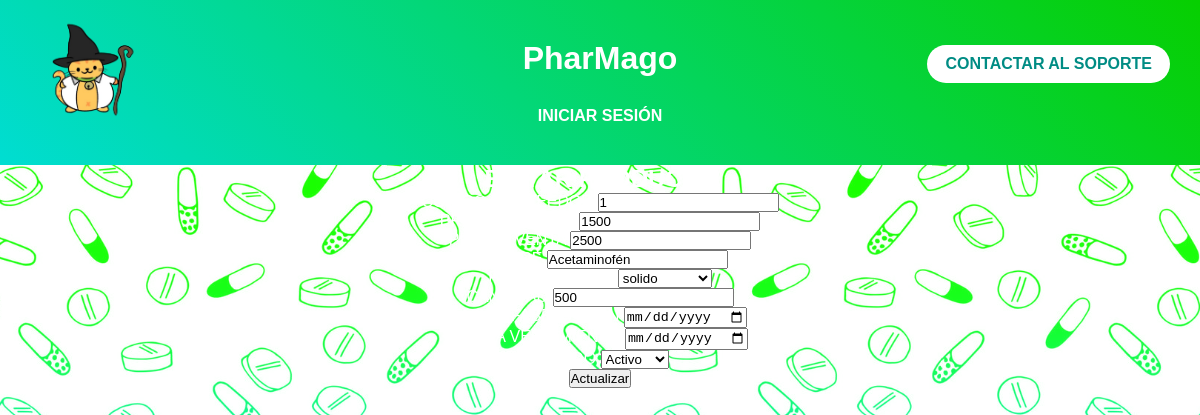
The page /admin/productos/productos_actualizar.php?id=17 (signed in) on the database its author committed.
### tables this page shows
CREATE TABLE `productos` (
  `cod_productos` int(11) NOT NULL,
  `cod_proveedor` int(11) NOT NULL,
  `precio_compra` varchar(50) NOT NULL,
  `precio_venta` varchar(50) NOT NULL,
  `nombre` varchar(50) DEFAULT NULL,
  `presentacion` enum('solido','liquido','semi-liquido','gaseoso') NOT NULL,
  `cantidad` varchar(50) NOT NULL,
  `imagen` varchar(50) NOT NULL,
  `descripcion` text DEFAULT NULL,
  `categoria` varchar(80) DEFAULT NULL,
  `estado` enum('activo','inactivo') NOT NULL
);

### admin/productos/productos_actualizar.php (the view, shortened to what this page needs)
<?php
include("../../conexion.php");
    $id=$_GET["id"];
    $stmt=$conn->prepare("select * from productos where cod_productos=?");
    $stmt->bind_param("i",$id);
    $stmt->execute();
    $user=$stmt->get_result()->fetch_assoc();
?>
    <!DOCTYPE html>
    <html lang="en">
    <head>
         <link rel="stylesheet" href="../css/general.css">
    </head>
    <header>
        <div class="contenedor">
            <img src="../imagenes/logo.png" alt="Logo PharMago">
        </div>
        <div class="contenedor1">
            <a href="soporte.php" class="button">
                CONTACTAR AL SOPORTE
            </a>
        </div>
        <h1>PharMago</h1>
        <nav>
            <a href="../iniciarsesion.php">INICIAR SESIÓN</a>
        </nav>
    </header>
    <body>
        <div class="container">
    <h2>EDITAR PRODUCTO</h2>
<form method="POST" action="">
    <label>CODIGO PROVEEDOR</label>
    <input type="number" name="cod_proveedor" value="<?php echo $user['cod_proveedor']; ?>"><br>
    <label>PRECIO COMPRA</label>
    <input type="number" step="0.01" name="precio_compra" value="<?php echo $user['precio_compra']; ?>"><br>
    <label>PRECIO VENTA</label>
    <input type="number" step="0.01" name="precio_venta" value="<?php echo $user['precio_venta']; ?>"><br>
    <label>NOMBRE</label>
    <input type="text" name="nombre" value="<?php echo $user['nombre']; ?>"><br>
    <label>PRESENTACION</label>
    <select name="presentacion">
    <option value="Solido" <?php if($user['presentacion']=="solido") echo "selected"; ?>>solido</option>
    </select><br>
    <label>CANTIDAD</label>
    <input type="number" name="cantidad" value="<?php echo $user['cantidad']; ?>"><br>
    <label>FECHA FABRICACION</label>
    <input type="date" name="fecha_fabricacion" value="<?php echo $user['fecha_fabricacion']; ?>"><br>
    <label>FECHA VENCIMIENTO</label>
    <input type="date" name="fecha_vencimiento" value="<?php echo $user['fecha_vencimiento']; ?>"><br>
    <label>ESTADO</label>
    <select name="estado">
        <option value="1" <?php if($user['estado']==1) echo "selected"; ?>>Activo</option>
    </select><br>
    <button name="actualizar">Actualizar</button>
</form>
</div>
    </body>
    </html>

### css/general.css (style rules this page uses)
* { margin:0; padding:0; box-sizing:border-box; }
html { height:100%; }
body { min-height:100vh; display:flex; flex-direction:column; font-family:'Franklin Gothic Medium','Arial Narrow',Arial,sans-serif; text-align:center; color:white; position:relative; }
body::before { content:""; position:fixed; inset:0; background:url("../imagenes/fondo.png") center center/cover no-repeat; z-index:-1; }
header { background:linear-gradient(45deg,#00ddd2,#07cf00); color:white; padding:40px 20px; position:relative; animation:fadeIn 1.5s ease; }
header h1 { display:inline-block; margin-bottom:15px; cursor:pointer; transition:transform .3s; }
.contenedor { position:absolute; top:20px; left:25px; }
.contenedor img { width:130px; height:auto; }
.contenedor1 { position:absolute; top:45px; right:30px; }
nav { margin-top:15px; }
nav a { color:white; text-decoration:none; font-weight:bold; margin:0 15px; transition:.3s; }
.button { display:inline-block; padding:10px 18px; background:white; color:#008c84; border-radius:40px; text-decoration:none; font-weight:bold; transition:.3s; }

### rows shown on the page
productos: cod_proveedor "1", precio_compra "1500", precio_venta "2500", nombre "Acetaminofén", presentacion "solido", cantidad "500"
